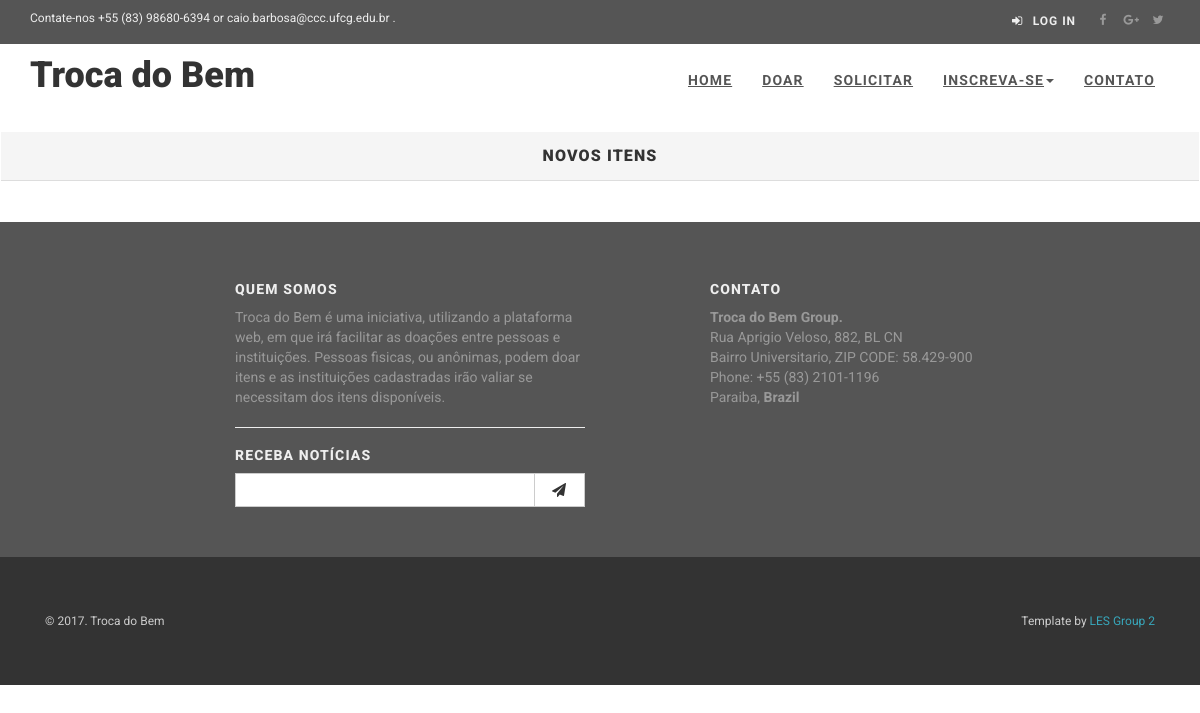
The page /new-items/ on the database as committed earlier.
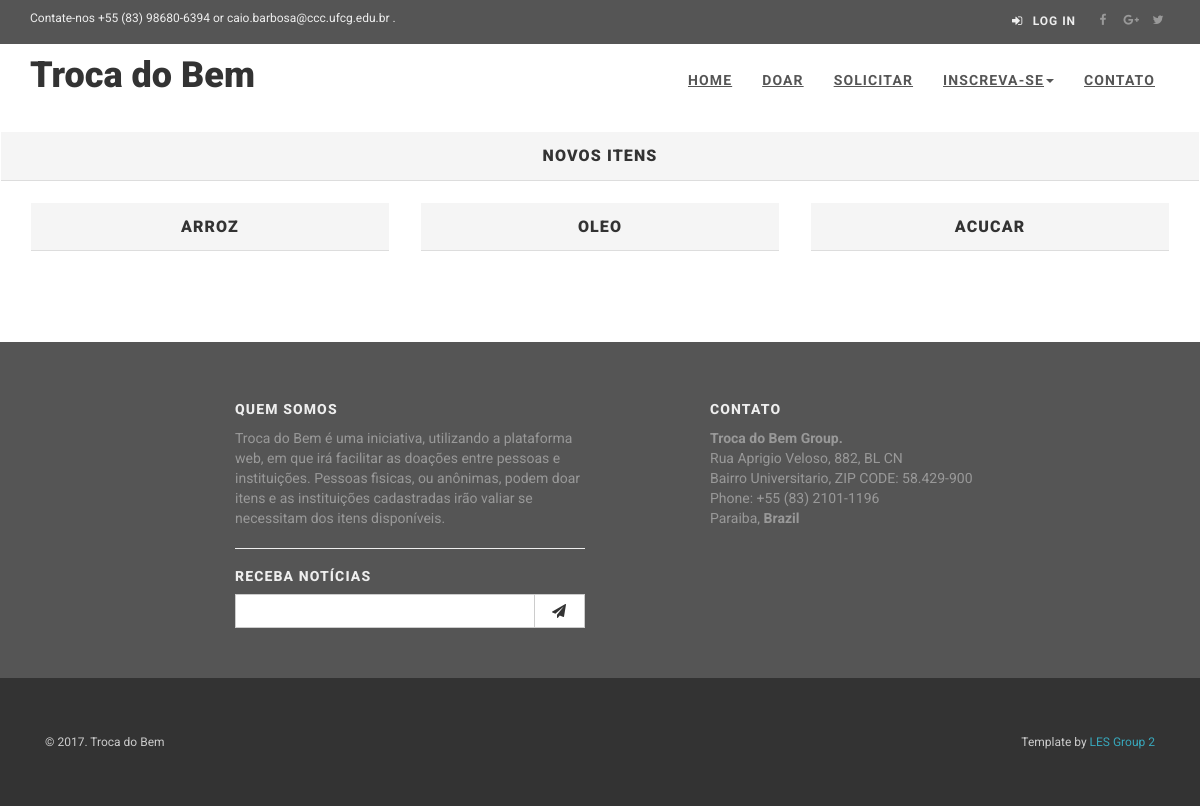
The same page on the database as committed later.
### app/models.py (models this page shows, shortened)
class TimeStamped(models.Model):
    class Meta:
        abstract = True
    created_at = models.DateTimeField(auto_now_add=True)
    published_at = models.DateTimeField(auto_now=True)

class Item(TimeStamped):
    owner = models.ForeignKey(User, on_delete=models.CASCADE)
    description = models.CharField(max_length=300)
    name_item = models.CharField(max_length=100)
    photo = models.URLField()
    status = models.BooleanField(default=True)

### app/views/ShowcaseNewItemView.py (the view)
# urls.py: url(r'^new-items/$', new_item_showcase_view, name='list_new_item'),
def new_item_showcase_view(request):
    items = Item.objects.all().filter(status=True)
    return render(request, 'view_showcase_new_items.html',
                  {'items': items})

### app/templates/view_showcase_new_items.html (shortened to what this page needs)
{% extends 'base.html' %}
{% load staticfiles %}
{% block content %}
    <div class="panel panel-default">
        <div class="panel-heading">
            <h3 class="panel-title">
                <center>Novos Itens</center>
            </h3>
        </div>
    </div>
    <div class="container">
	<div class="row">
{% for item in items %}
                                    <div class="col-md-4">
                                        <div class="treasure panel panel-default">
                                            <div class="panel-heading">
                                                <h3 class="panel-title" align="center">{{ item.name_item }}</h3>
                                            </div>
                                            <div class="panel-body">
                                                <a href="/new-items/{{ item.id }}">
                                                    <div class="treasure-photo">
                                                    </div>
                                                </a>
                                            </div>
                                        </div>
                                    </div>
	{% endfor %}
	</div><br>
    </div>
{% endblock %}

Rows that differ between the two databases and show on the page:
added Item: name_item "ARROZ"
added Item: name_item "OLEO"
added Item: name_item "ACUCAR"
